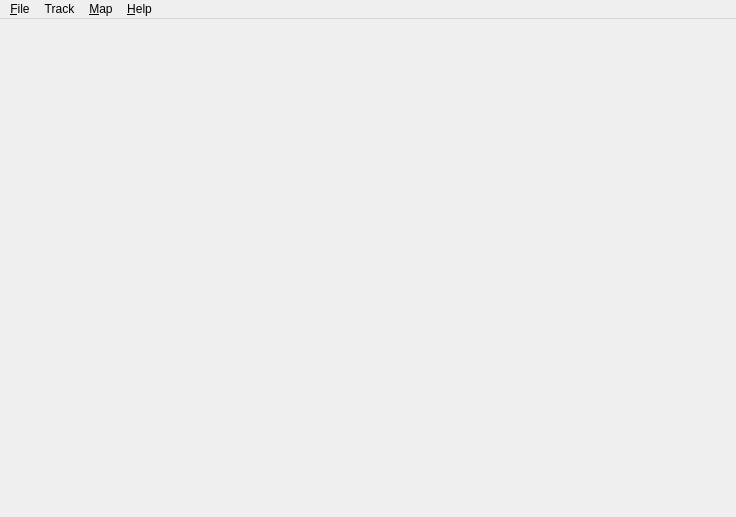
<?xml version="1.0" encoding="UTF-8"?>
<ui version="4.0">
 <class>MainWindow</class>
 <widget class="QMainWindow" name="MainWindow">
  <property name="geometry">
   <rect>
    <x>0</x>
    <y>0</y>
    <width>736</width>
    <height>517</height>
   </rect>
  </property>
  <property name="windowTitle">
   <string>GPX Browser</string>
  </property>
  <property name="windowIcon">
   <iconset resource="gpxbrowser.qrc">
    <normaloff>:/Icon/Map1.ico</normaloff>:/Icon/Map1.ico</iconset>
  </property>
  <widget class="MapView" name="centralWidget"/>
  <widget class="QMenuBar" name="menuBar">
   <property name="geometry">
    <rect>
     <x>0</x>
     <y>0</y>
     <width>736</width>
     <height>21</height>
    </rect>
   </property>
   <widget class="QMenu" name="menuFile">
    <property name="title">
     <string>&amp;File</string>
    </property>
    <addaction name="actionOpen"/>
    <addaction name="actionSave_As"/>
    <addaction name="separator"/>
    <addaction name="action_Quit"/>
   </widget>
   <widget class="QMenu" name="menuHelp">
    <property name="title">
     <string>&amp;Help</string>
    </property>
    <addaction name="actionAbout_Qt"/>
    <addaction name="action_About_Gpx_Browser"/>
   </widget>
   <widget class="QMenu" name="menuMap">
    <property name="title">
     <string>&amp;Map</string>
    </property>
   </widget>
   <widget class="QMenu" name="menuTrack">
    <property name="title">
     <string>Track</string>
    </property>
    <addaction name="actionLength"/>
    <addaction name="actionDuration"/>
   </widget>
   <addaction name="menuFile"/>
   <addaction name="menuTrack"/>
   <addaction name="menuMap"/>
   <addaction name="menuHelp"/>
  </widget>
  <action name="action_Quit">
   <property name="text">
    <string>&amp;Quit</string>
   </property>
  </action>
  <action name="action_About_Gpx_Browser">
   <property name="text">
    <string>&amp;About GPX Browser...</string>
   </property>
  </action>
  <action name="actionAbout_Qt">
   <property name="text">
    <string>About &amp;Qt...</string>
   </property>
  </action>
  <action name="actionOpen">
   <property name="text">
    <string>Open...</string>
   </property>
  </action>
  <action name="actionSave_As">
   <property name="text">
    <string>Save As...</string>
   </property>
  </action>
  <action name="actionLength">
   <property name="text">
    <string>Length...</string>
   </property>
  </action>
  <action name="actionDuration">
   <property name="text">
    <string>Duration...</string>
   </property>
  </action>
 </widget>
 <layoutdefault spacing="6" margin="11"/>
 <customwidgets>
  <customwidget>
   <class>MapView</class>
   <extends>QWidget</extends>
   <header>mapview.h</header>
   <container>1</container>
  </customwidget>
 </customwidgets>
 <resources>
  <include location="gpxbrowser.qrc"/>
 </resources>
 <connections/>
</ui>
